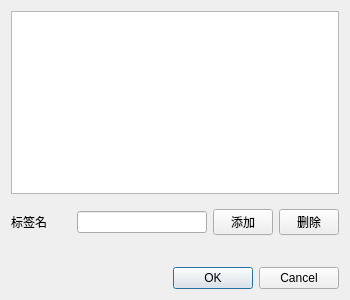
<?xml version="1.0" encoding="UTF-8"?>
<ui version="4.0">
 <class>LabelMngDialog</class>
 <widget class="QDialog" name="LabelMngDialog">
  <property name="geometry">
   <rect>
    <x>0</x>
    <y>0</y>
    <width>350</width>
    <height>300</height>
   </rect>
  </property>
  <property name="sizePolicy">
   <sizepolicy hsizetype="Fixed" vsizetype="Preferred">
    <horstretch>0</horstretch>
    <verstretch>0</verstretch>
   </sizepolicy>
  </property>
  <property name="windowTitle">
   <string>Dialog</string>
  </property>
  <layout class="QVBoxLayout" name="verticalLayout">
   <item>
    <widget class="QTableWidget" name="tableWidget"/>
   </item>
   <item>
    <widget class="QWidget" name="widget" native="true">
     <layout class="QHBoxLayout" name="horizontalLayout" stretch="1,0,1,1">
      <property name="leftMargin">
       <number>0</number>
      </property>
      <property name="rightMargin">
       <number>0</number>
      </property>
      <item>
       <widget class="QLabel" name="label">
        <property name="sizePolicy">
         <sizepolicy hsizetype="Fixed" vsizetype="Fixed">
          <horstretch>0</horstretch>
          <verstretch>0</verstretch>
         </sizepolicy>
        </property>
        <property name="maximumSize">
         <size>
          <width>60</width>
          <height>16777215</height>
         </size>
        </property>
        <property name="text">
         <string>标签名</string>
        </property>
       </widget>
      </item>
      <item>
       <widget class="QLineEdit" name="lineEdit"/>
      </item>
      <item>
       <widget class="QPushButton" name="pushButton">
        <property name="sizePolicy">
         <sizepolicy hsizetype="Minimum" vsizetype="Fixed">
          <horstretch>0</horstretch>
          <verstretch>0</verstretch>
         </sizepolicy>
        </property>
        <property name="maximumSize">
         <size>
          <width>60</width>
          <height>16777215</height>
         </size>
        </property>
        <property name="text">
         <string>添加</string>
        </property>
       </widget>
      </item>
      <item>
       <widget class="QPushButton" name="pushButton_2">
        <property name="maximumSize">
         <size>
          <width>60</width>
          <height>16777215</height>
         </size>
        </property>
        <property name="text">
         <string>删除</string>
        </property>
       </widget>
      </item>
     </layout>
    </widget>
   </item>
   <item>
    <spacer name="verticalSpacer">
     <property name="orientation">
      <enum>Qt::Vertical</enum>
     </property>
     <property name="sizeHint" stdset="0">
      <size>
       <width>20</width>
       <height>25</height>
      </size>
     </property>
    </spacer>
   </item>
   <item>
    <widget class="QDialogButtonBox" name="buttonBox">
     <property name="sizePolicy">
      <sizepolicy hsizetype="Preferred" vsizetype="Fixed">
       <horstretch>0</horstretch>
       <verstretch>0</verstretch>
      </sizepolicy>
     </property>
     <property name="orientation">
      <enum>Qt::Horizontal</enum>
     </property>
     <property name="standardButtons">
      <set>QDialogButtonBox::Cancel|QDialogButtonBox::Ok</set>
     </property>
    </widget>
   </item>
  </layout>
 </widget>
 <resources/>
 <connections>
  <connection>
   <sender>buttonBox</sender>
   <signal>accepted()</signal>
   <receiver>LabelMngDialog</receiver>
   <slot>accept()</slot>
   <hints>
    <hint type="sourcelabel">
     <x>248</x>
     <y>254</y>
    </hint>
    <hint type="destinationlabel">
     <x>157</x>
     <y>274</y>
    </hint>
   </hints>
  </connection>
  <connection>
   <sender>buttonBox</sender>
   <signal>rejected()</signal>
   <receiver>LabelMngDialog</receiver>
   <slot>reject()</slot>
   <hints>
    <hint type="sourcelabel">
     <x>316</x>
     <y>260</y>
    </hint>
    <hint type="destinationlabel">
     <x>286</x>
     <y>274</y>
    </hint>
   </hints>
  </connection>
 </connections>
</ui>
